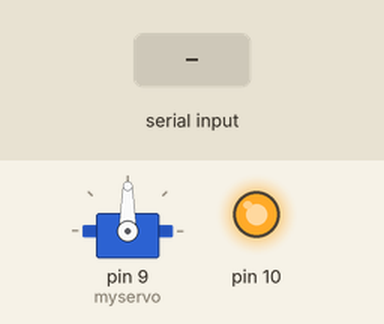
Bench run of a sketch on a simulated Arduino Uno, built with avr-gcc and run on an emulated ATmega328P. Shown: servo, output pins drawn as LEDs (lit = HIGH). Inputs (shaded band) come from the test bench. What the sketch prints to the serial monitor is not drawn.

Above: at 1.5 s.
1.6 s: "1" received over Serial
Timing chart, 0 to 4.6 s (numbered marks = the images above; inputs shaded):
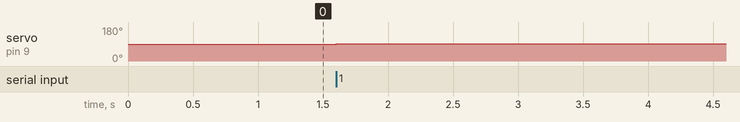

Measured:
- after the input at 1.6 s, servo on pin 9 (myservo): 90° → 91° at once

The sketch:

Radar_Arduino.ino
```cpp
/*
 * A0 - Podpięty czujnik odległości
 * 9D - servo
 * 10D - HIGH
*/


#include <Servo.h>

Servo myservo;

int pos = 90;
int input = 0;
bool is_input = false;
int sensorValue = 0;
int x = 1;

void setup() {
  Serial.begin(9600);
  myservo.attach(9);
  pinMode(10,OUTPUT);
  digitalWrite(10, HIGH);
  myservo.write(pos);
  delay(300);
}

void loop() {
   if (Serial.available() > 0) {
      input = Serial.read();
      if(input == 49){
        is_input=true;
        sensorValue = analogRead(A0);
        sensorValue = map(sensorValue,50,900,0,100);
        Serial.print(pos);
        Serial.print(" ");
        Serial.println(sensorValue);
      }
      if(is_input){
        is_input = false;
        if(pos>180)x=-1;
        if(pos<0)x=1;
        pos=pos+x;
        myservo.write(pos);
      }
   }
}
```
